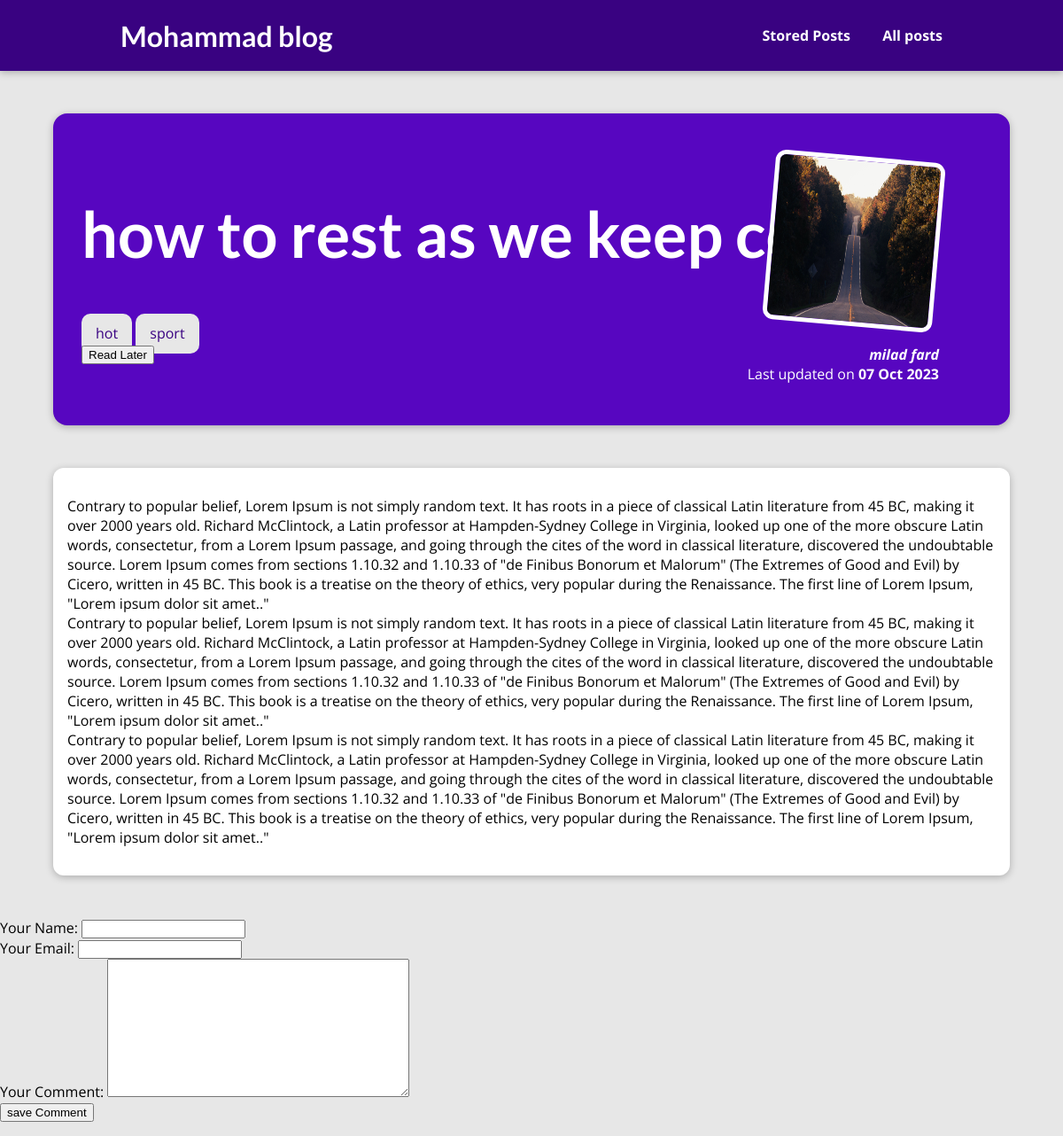
The app's page /posts/how-to-rest-as-we-keep-coding with its own data.
### blog/models.py (models this page shows, shortened)
class Post(models.Model):
    title = models.CharField(max_length=150)
    excerpt = models.CharField(max_length=200)
    image = models.ImageField(upload_to="posts",null=True)
    date = models.DateField(auto_now=True)
    slug = models.SlugField(db_index=True , unique=True)
    content = models.TextField(validators= [MinLengthValidator(10)])
    author = models.ForeignKey(
        Author , on_delete= models.SET_NULL , null=True , related_name="posts")
    tags = models.ManyToManyField(Tag)

class Tag(models.Model):
    caption = models.CharField(max_length=20)

class Author(models.Model):
    first_name = models.CharField(max_length=100)
    last_name = models.CharField(max_length=150)
    email_address = models.EmailField()
    def __str__(self):
        return f"{self.first_name} {self.last_name}"

### blog/views.py (the view, shortened to what this page needs)
# urls.py: path("posts/<slug:slug>",views.SinglePostView.as_view(),name="post-detail-page"),
class SinglePostView(View):
    def is_stored_post(self,request,post_id):
        stored_posts = request.session.get("stored_posts")
        if stored_posts is not None:
            is_saved_for_later = post_id in stored_posts
        else:
            is_saved_for_later = False
        return is_saved_for_later
    def get(self,request,slug):
        post = Post.objects.get(slug = slug)
        context =  {
            "post":post,
            "post_tags":post.tags.all(),
            "comment_form":CommentForm(),
            "comments":post.comments.all().order_by("-id"),
            "saved_for_later":self.is_stored_post(request , post.id)
        }
        return render(request , "blog/post-detail.html",context)

### blog/forms.py
class CommentForm(forms.ModelForm):
    class Meta:
        model = Comment
        exclude = ["post"]
        labels = {
            "user_name":"Your Name",
            "user_email":"Your Email",
            "text":"Your Comment"
        }

### blog/templates/blog/post-detail.html (shortened to what this page needs)
{% extends 'base.html' %}
{% load static %}
{% block css_files %}
<link rel="stylesheet" href="{% static "blog/post-detail.css" %}">
{% endblock %}
{% block body %}
<section id="summary">
  <h2>{{ post.title }}</h2>
  <div>
    {% for tag in post_tags %}
        <span class="tag">{{tag.caption}}</span>
    {% endfor %}
  </div>
  <div id="read-later">
    <form action=" {% url "read-later" %} " method="post">
      <button>
        {% if saved_for_later  %}
          remove from Read Later
        {% else %}
          Read Later
        {% endif %}
      </button>
    </form>
  </div>
  <article>
    <img src="{{post.image.url}}" alt="{{ post.title }}">
    <address>{{ post.author }}</address>
    <div>Last updated on <time>{{ post.date|date:"d M Y" }}</time></div>
  </article>
</section>
<main>
  <p>{{ post.content|linebreaks }}</p>
</main>
<div>
  <form method="post" action="{% url "post-detail-page" post.slug %}">
    {% for form_field  in comment_form %}
      <div class="form-control">
        {{form_field.label_tag}}
        {{form_field}}
      </div>
    {% endfor %}
    <button>save Comment</button>
  </form>
</div>
{% endblock %}

### static/app.css (style rules this page uses)
* { box-sizing: border-box; }
html { font-family: 'Open Sans', 'Lato', sans-serif; }
body { margin: 0; }
h1, h2, h3 { font-family: 'Lato', sans-serif; font-weight: bold; }

### blog/static/blog/post-detail.css (style rules this page uses)
body { background-color: #e7e7e7; }
#summary { margin: 8rem auto 3rem auto; padding: 2rem; width: 90%; max-width: 90rem; border-radius: 16px; background-color: #5706c0; position: relative; box-shadow: 0 2px 8px rgba(0, 0, 0, 0.25); height: 22rem; }
#summary h2 { color: white; font-size: 4.5rem; }
#summary article { position: absolute; top: 2rem; right: 3rem; padding: 1rem 2rem; border-radius: 12px; text-align: right; color: white; }
#summary article img { width: 12rem; height: 12rem; border-radius: 12px; transform: rotateZ(5deg); border: 5px solid white; margin-bottom: 1rem; }
#summary address { font-weight: bold; }
#summary time { font-weight: bold; }
main { width: 90%; max-width: 90rem; margin: 3rem auto; background-color: white; padding: 1rem; border-radius: 12px; box-shadow: 0 2px 8px rgba(0, 0, 0, 0.25); }
.tag { background-color: #e7e7e7; border-radius: 10px; color: #390281; padding: 0.7rem 1rem; }

### records on screen
Post: title "how to rest as we keep coding", image (picture), author "milad fard", date "07 Oct 2023", content "Contrary to popular belief, Lorem Ipsum is not simply random text. It has roots in a piece of classical Latin literature from 45 BC, making it over 2000 years old. Richard McClintock, a Latin professor at Hampden-Sydney College in Virginia, looked up one of the more obscure Latin words, consectetur, from a Lorem Ipsum passage, and going through the cites of the word in classical literature, discovered the undoubtable source. Lorem Ipsum comes from sections 1.10.32 and 1.10.33 of \"de Finibus Bonorum et Malorum\" (The Extremes of Good and Evil) by Cicero, written in 45 BC. This book is a treatise on the theory of ethics, very popular during the Renaissance. The first line of Lorem Ipsum,…"
Tag: caption "hot"
Tag: caption "sport"
